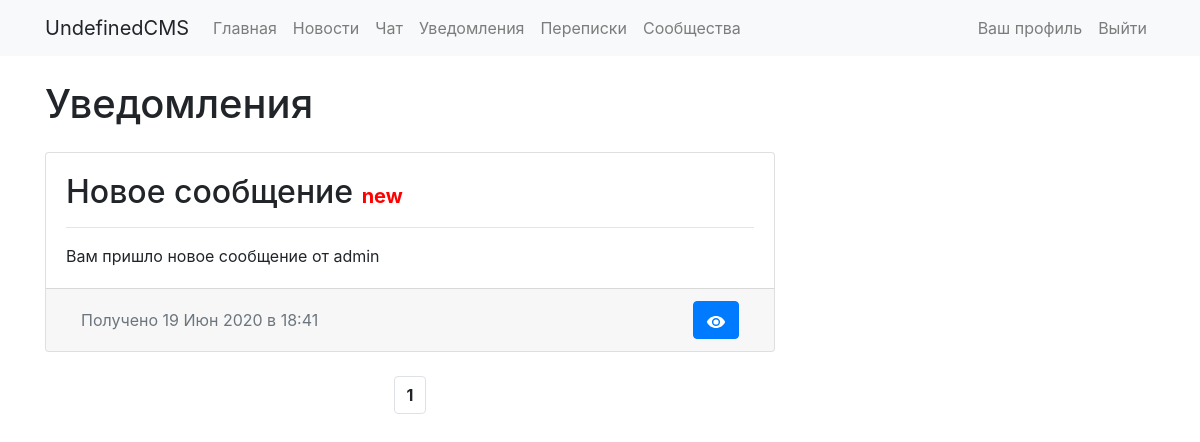
Before: /notifications/ (signed in) with the older database file.
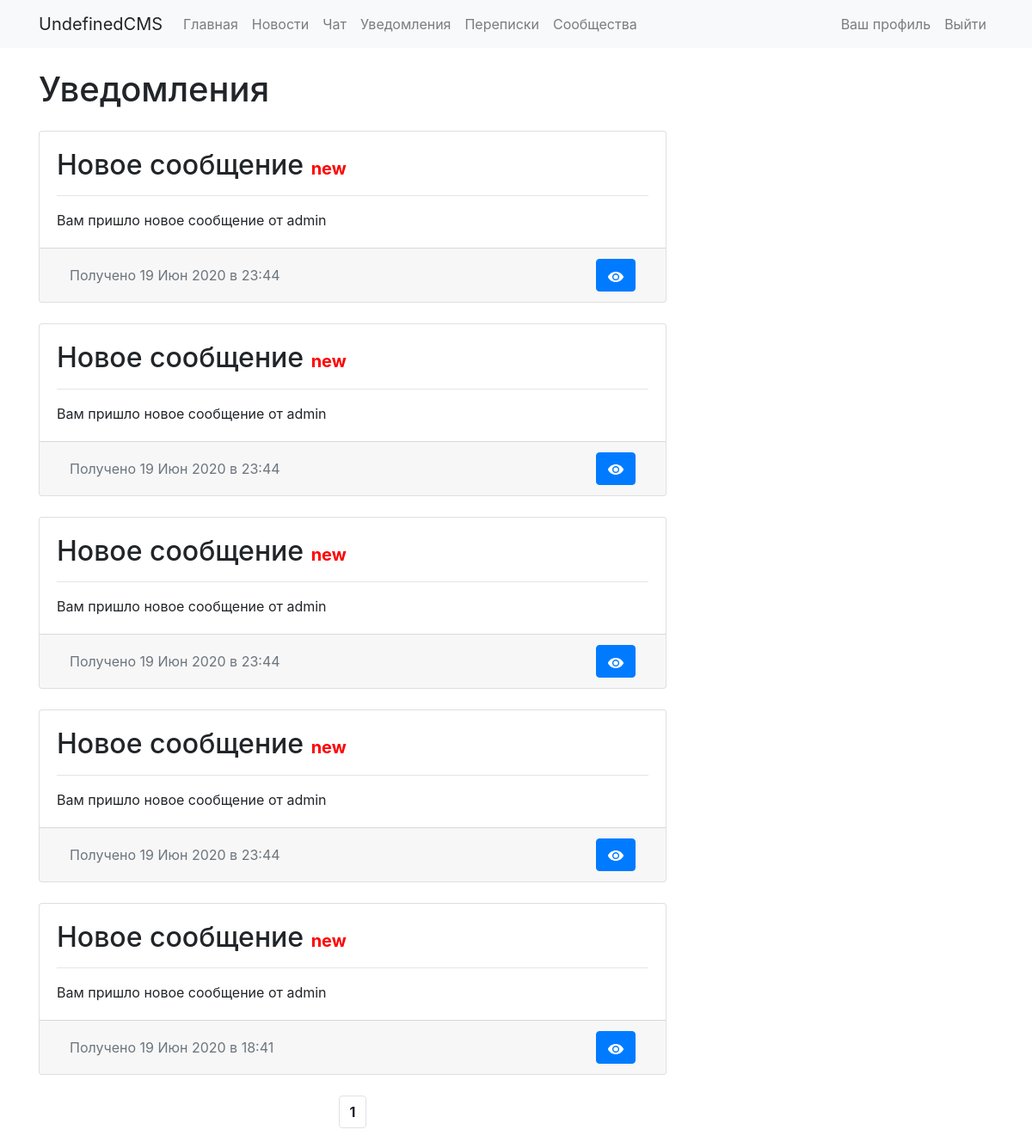
After: the same page with the newer database file.
### notifications/models.py (models this page shows, shortened)
class Notification(models.Model):
    not_text = models.TextField()
    not_name = models.CharField(max_length=100)
    not_date = models.DateTimeField('date published', default=datetime.now())
    not_link = models.CharField(max_length=200)
    not_checked = models.BooleanField(default=True)

### notifications/views.py (the view, shortened to what this page needs)
# urls.py: path('', NotificationsList.as_view(), name='index'),
class NotificationsList(View):
    def get(self, request):
        if request.user.is_authenticated:
            page = self.request.GET.get('page')
            new_notifications = Notificationlist.objects.all().filter(user = request.user)[0].notifications.filter(not_checked = True)[::-1]
            old_notifications = Notificationlist.objects.all().filter(user = request.user)[0].notifications.filter(not_checked = False)[::-1]
            all_notifications = new_notifications + old_notifications
            paginator = Paginator(all_notifications, 15)
            try:
                notifications = paginator.page(page)
            except PageNotAnInteger:
                notifications = paginator.page(1)
            except EmptyPage:
                notifications = paginator.page(paginator.num_pages)
            template = loader.get_template('notifications/index.html')
            context = {
                'notifications': notifications,
            }
            return HttpResponse(template.render(context, request))
        else:
            return HttpResponseRedirect("/auth/login")

### notifications/templates/notifications/index.html (shortened to what this page needs)
{% extends "base_twocolumn.html" %}
{% block title_h1 %} Уведомления {% endblock %}
{% block content1 %}
          {% if notifications %}
          {% for notification in notifications %}
          <div class="card mb-4 card-hover">
            <div class="card-body">
              <h2 class="card-title">{{ notification.not_name }} {% if notification.not_checked %}<b style = "font-size: 20px; color: red;">new</b>{% endif %}</h2>
              <hr>
              <p class="card-text">
                {{ notification.not_text }}
              </p>
            </div>
            <div class="card-footer text-muted">
              <div class="d-flex flex-row justify-content-between align-items-center">
                <div class="container d-none d-md-block">
                <a class="p-6">Получено {{notification.not_date|date:"d M Y в H:i"}} </a>
                </div>
                <div class="container" style="text-align: right;">
                {% if request.user.is_authenticated %}
                {% if notification.not_checked  %}
                    <form method = "POST" action="{% url 'notifications:check' %}" class="d-inline">
                      <button type="submit" id="not_{{ notification.id }}_check" class="btn btn-primary p-6">
                      </button>
                  </form>
                {% endif %}
                {% endif %}
              </div>
              </div>
            </div>
          </div>
          {% endfor %}
          {% else %}
          <p>У вас нет уведомлений</p>
          {% endif %}
          <nav aria-label="Навигация по странице" class="d-flex justify-content-center">
            <ul class="pagination">
              {% for num in notifications.paginator.page_range %}
                  {% if num == notifications.number %}
                      <li class="page-item"><a class="page-link"><b>{{ num }}</b></a></li>
                  {% else %}
                      <li class="page-item"><a class="page-link" href="?page={{ num }}"> {{ num }}</a></li>
                  {% endif %}
              {% endfor %}
            </ul>
          </nav>
{% endblock %}

### templates/base_twocolumn.html (shortened to what this page needs)
<!doctype html>
<html lang="ru">
  <head>
    <link rel="stylesheet" href="https://stackpath.bootstrapcdn.com/bootstrap/4.3.1/css/bootstrap.min.css">
  </head>
  <body>
    {% include 'standart_menu.html' %}
    <div class="container">
      <div class="row">
        <div class="col-lg-8">
          <h1 class="my-4">{% block title_h1 %}{% endblock %}</h1>
		  {% block content1 %}{% endblock %}
        </div>
        <div class="col-lg-4">
        </div>
      </div>
    </div>
  </body>
</html>

### templates/standart_menu.html (shortened to what this page needs)
<nav class="navbar navbar-expand-lg navbar-light bg-light sticky-top" >
  <div class="container">
    <a class="navbar-brand">UndefinedCMS</a>
    <div id="my-nav" class="collapse navbar-collapse justify-content-start">
      <ul class="navbar-nav">
        <li class="nav-item">
          <a class="nav-link" href="/">Главная</a>
        </li>
        <li class="nav-item">
          <a class="nav-link" href="/news/">Новости</a>
        </li>
        <li class="nav-item">
          <a class="nav-link" href="/chat/">Чат</a>
        </li>
        <li class="nav-item">
          <a class="nav-link" href="/notifications/">Уведомления</a>
        </li>
          <li class="nav-item">
          <a class="nav-link" href="/conversations/">Переписки</a>
        </li>
        <li class="nav-item">
          <a class="nav-link" href="/groups/">Сообщества</a>
        </li>
      </ul>
    </div>
    <div id="my-nav" class="collapse navbar-collapse justify-content-end">
      <ul class="navbar-nav">
        <li class="nav-item">
          {% if request.user.is_authenticated %}
          <a class="nav-link" href="/profile">Ваш профиль</a>
          {% else %}
          <a class="nav-link" href="/auth/login">Авторизация</a>
          {% endif %}
        </li>
        {% if request.user.is_authenticated %}
          <li class="nav-item">
            <a class="nav-link" href="/auth/logout">Выйти</a>
          </li>
        {% endif %}
      </ul>
    </div>
  </div>
</nav>

Changed rows visible on the page:
added Notification: not_name "Новое сообщение", not_checked "new", not_text "Вам пришло новое сообщение от admin", not_date "19 Июн 2020 в 23:44"
added Notification: not_name "Новое сообщение", not_checked "new", not_text "Вам пришло новое сообщение от admin", not_date "19 Июн 2020 в 23:44"
added Notification: not_name "Новое сообщение", not_checked "new", not_text "Вам пришло новое сообщение от admin", not_date "19 Июн 2020 в 23:44"
added Notification: not_name "Новое сообщение", not_checked "new", not_text "Вам пришло новое сообщение от admin", not_date "19 Июн 2020 в 23:44"
